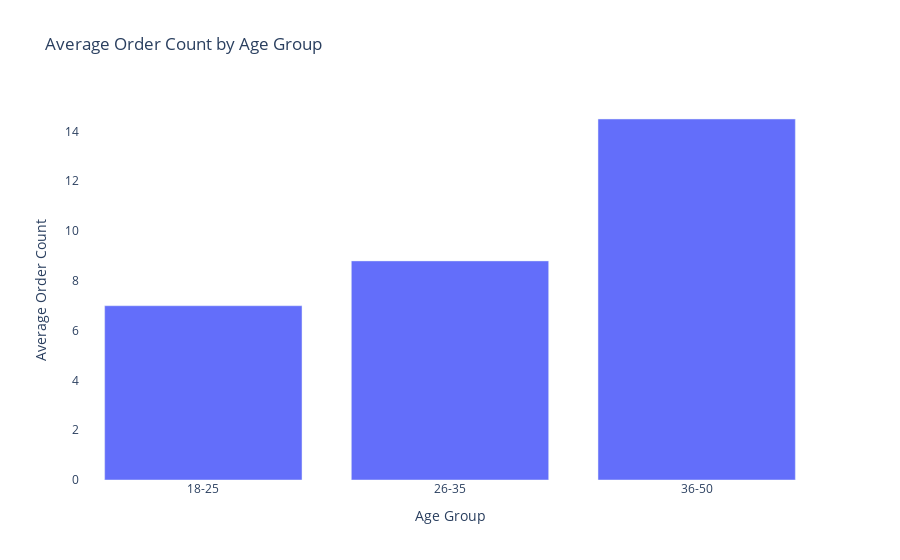

Notebook cell for this chart:
### Code cell
# Define age groups
bins = [0, 25, 35, 50]
labels = ['18-25', '26-35', '36-50']
final_data['age_group'] = pd.cut(final_data['age'], bins=bins, labels=labels, right=True)

# Group by age group and calculate the average order count
age_group_behavior = final_data.groupby('age_group')['total_orders'].mean().reset_index()

# Rename columns for readability
age_group_behavior.columns = ['Age Group', 'Average Order Count']

# Create an interactive bar chart
import plotly.express as px

fig = px.bar(
    age_group_behavior, 
    x='Age Group', 
    y='Average Order Count', 
    title='Average Order Count by Age Group',
    labels={'Age Group': 'Age Group', 'Average Order Count': 'Average Order Count'}
)

fig.update_layout(
    xaxis_title='Age Group',
    yaxis_title='Average Order Count',
    plot_bgcolor='white',
)
fig.show()

### Figure 1 — Plotly figure (JSON) as saved in the notebook; plotly's stock layout.template omitted (floating-point values rounded to 4 significant figures)
{"data": [{"alignmentgroup": "True", "hovertemplate": "Age Group=%{x}<br>Average Order Count=%{y}<extra></extra>", "legendgroup": "", "marker": {"color": "#636efa", "pattern": {"shape": ""}}, "name": "", "offsetgroup": "", "orientation": "v", "showlegend": false, "textposition": "auto", "type": "bar", "x": ["18-25", "26-35", "36-50"], "xaxis": "x", "y": [7, 8.8, 14.5], "yaxis": "y"}], "layout": {"barmode": "relative", "legend": {"tracegroupgap": 0}, "plot_bgcolor": "white", "title": {"text": "Average Order Count by Age Group"}, "xaxis": {"anchor": "y", "domain": [0, 1], "title": {"text": "Age Group"}}, "yaxis": {"anchor": "x", "domain": [0, 1], "title": {"text": "Average Order Count"}}}}
